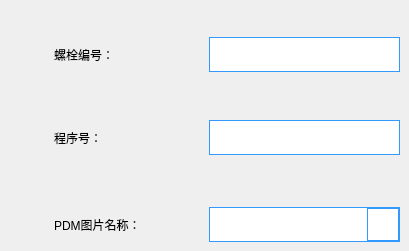
    <widget class="QWidget" name="page_12">
     <widget class="QLineEdit" name="lineEdit_bolt">
      <property name="geometry">
       <rect>
        <x>209</x>
        <y>37</y>
        <width>191</width>
        <height>35</height>
       </rect>
      </property>
      <property name="focusPolicy">
       <enum>Qt::ClickFocus</enum>
      </property>
      <property name="styleSheet">
       <string notr="true">font: 14pt &quot;黑体&quot;;
border-width:1px; 
border-style:solid; 
border-color:rgb(51, 153, 255); 
margin-top: 0ex;</string>
      </property>
      <property name="text">
       <string/>
      </property>
     </widget>
     <widget class="QLabel" name="label_bolt">
      <property name="geometry">
       <rect>
        <x>54</x>
        <y>37</y>
        <width>121</width>
        <height>35</height>
       </rect>
      </property>
      <property name="styleSheet">
       <string notr="true">font: 14pt &quot;黑体&quot;;</string>
      </property>
      <property name="text">
       <string>螺栓编号：</string>
      </property>
     </widget>
     <widget class="QLabel" name="label_program">
      <property name="geometry">
       <rect>
        <x>54</x>
        <y>120</y>
        <width>121</width>
        <height>35</height>
       </rect>
      </property>
      <property name="styleSheet">
       <string notr="true">font: 14pt &quot;黑体&quot;;</string>
      </property>
      <property name="text">
       <string>程序号：</string>
      </property>
     </widget>
     <widget class="QLineEdit" name="lineEdit_program">
      <property name="geometry">
       <rect>
        <x>209</x>
        <y>120</y>
        <width>191</width>
        <height>35</height>
       </rect>
      </property>
      <property name="focusPolicy">
       <enum>Qt::ClickFocus</enum>
      </property>
      <property name="styleSheet">
       <string notr="true">font: 14pt &quot;黑体&quot;;
border-width:1px; 
border-style:solid; 
border-color:rgb(51, 153, 255); 
margin-top: 0ex;</string>
      </property>
      <property name="text">
       <string/>
      </property>
     </widget>
     <widget class="QLabel" name="label_pdm_name">
      <property name="geometry">
       <rect>
        <x>54</x>
        <y>207</y>
        <width>141</width>
        <height>35</height>
       </rect>
      </property>
      <property name="styleSheet">
       <string notr="true">font: 14pt &quot;黑体&quot;;</string>
      </property>
      <property name="text">
       <string>PDM图片名称：</string>
      </property>
     </widget>
     <widget class="QComboBox" name="comboBox_PDM_name">
      <property name="geometry">
       <rect>
        <x>209</x>
        <y>207</y>
        <width>191</width>
        <height>35</height>
       </rect>
      </property>
      <property name="focusPolicy">
       <enum>Qt::NoFocus</enum>
      </property>
      <property name="styleSheet">
       <string notr="true">QComboBox {
font: 14pt &quot;Arial&quot;;
border-width:1px; 
border-style:solid; 
border-color:rgb(51, 153, 255); 
margin-top: 0ex;
}
QComboBox::drop-down {
width:30px; 
border-width:1px; 
border-style:solid; 
border-color:rgb(51, 153, 255); 
}
QComboBox::down-arrow {
image: url(:/LCD_CS351/LCD_CS351/logo/arrow.png);
}
QComboBox QAbstractItemView{
height:50px;
border: 1px solid rgb(51, 153, 255); 
selection-background-color: rgb(51, 153, 255); 
}
QScrollBar:vertical{
width:30px;
border: 2px solid grey;
}
QComboBox QAbstractItemView::item{
height:20px;
}</string>
      </property>
      <property name="editable">
       <bool>false</bool>
      </property>
      <property name="maxVisibleItems">
       <number>10</number>
      </property>
     </widget>
    </widget>
